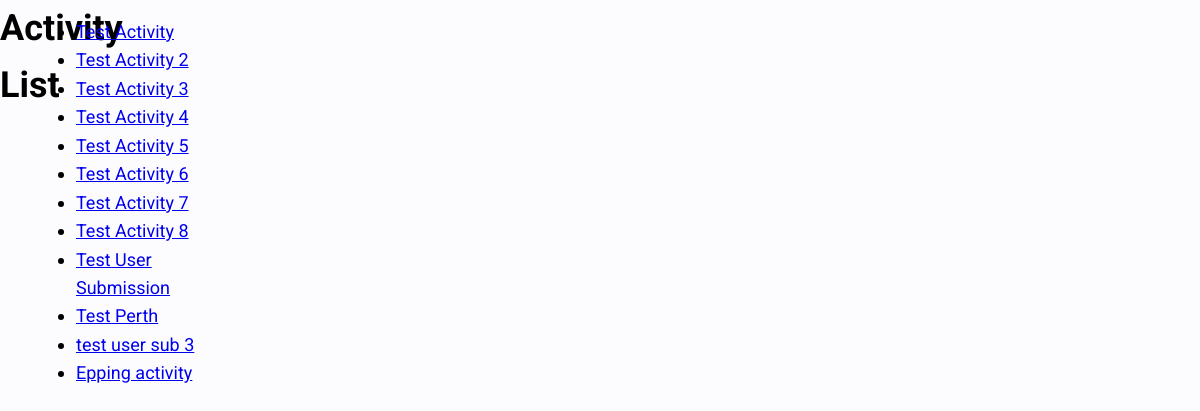
/activities/, run on an earlier commit of the app's database.
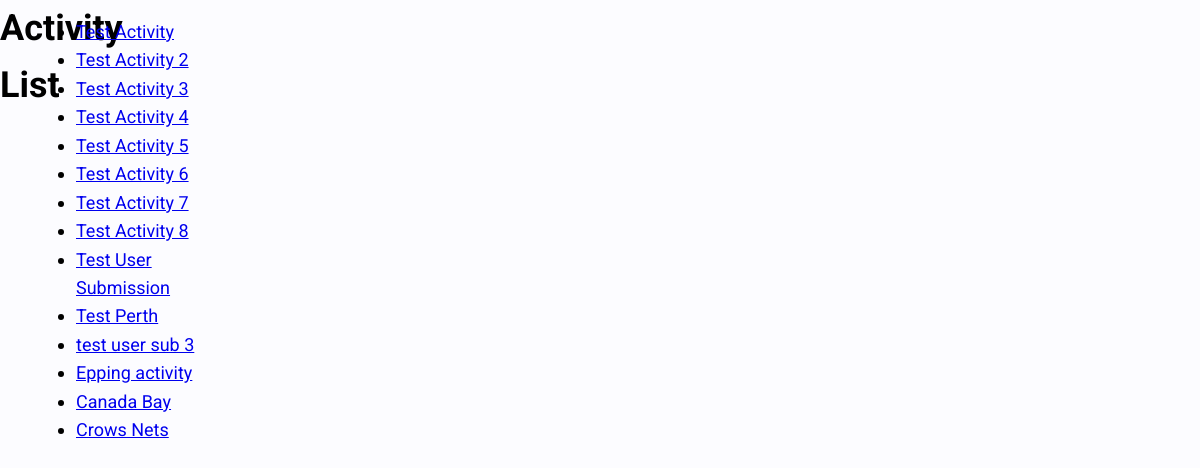
And on a later commit of the database.
### radius/models.py (models this page shows, shortened)
class Activity(models.Model):
    name = models.CharField(max_length=200, help_text='Activity Name')
    description = models.TextField(help_text='Activity Description')
    address = models.CharField(max_length=200, help_text='Activity Address')
    tags = models.ManyToManyField(ActivityTags, help_text='Select Tags')
    id = models.UUIDField(primary_key=True, default=uuid.uuid4,
                          help_text='Activity Key')
    datetime = models.DateTimeField(default=datetime.datetime.now())
    longitude = models.FloatField(default=151.7420)
    latitude = models.FloatField(default=-33.871846)
    image = models.ImageField(upload_to='images/', default='noimage.jpg')
    def get_absolute_url(self):
        return reverse('activity-detail', args=[str(self.id)])

### radius/views.py (the view)
# urls.py: path('activities/', views.ActivityListView.as_view(), name='activities'),
class ActivityListView(generic.ListView):
    model = Activity

### radius/templates/radius/activity_list.html
{% extends "../base.html" %}
{% load static %}
{% block content %}
  <h1>Activity List</h1>
  {% if activity_list %}
  <ul>
    {% for activity in activity_list %}
      <li>
        <a href="{{ activity.get_absolute_url }}">{{ activity.name }}</a>
      </li>
    {% endfor %}
  </ul>
  {% else %}
    <p>Oh No</p>
  {% endif %}
{% endblock %}

### radius/templates/base.html (shortened to what this page needs)
{% load static %}
<!DOCTYPE html>
<html lang="en">
<head>
    <link rel='stylesheet' href='https://api.mapbox.com/mapbox-gl-js/plugins/mapbox-gl-geocoder/v4.7.0/mapbox-gl-geocoder.css' type='text/css'/>
    <link href='https://api.tiles.mapbox.com/mapbox-gl-js/v2.5.0/mapbox-gl.css' rel='stylesheet'/>
    <link rel="stylesheet" href="{% static 'css/style.css' %}">
    <link rel="stylesheet" href="https://cdnjs.cloudflare.com/ajax/libs/font-awesome/5.15.3/css/all.min.css">
</head>
<body>
    <div class="grid-main">
    {% block content %} {% endblock %}
    </div>
</body>
</html>

### radiusproject/static/css/style.css (style rules this page uses)
*, *::before, *::after { box-sizing: border-box; }
:root { --clr-darkGreen: #5EAE66; --clr-lightGreen: #AFDEB4; --clr-green2:#C5ED97; --clr-lightGreen2:#E9FFD0; --clr-text: #000; --clr-grey1: #DBDBE9; --clr-grey2:#F1F1FA; --clr-grey3:#FCFCFF; }
body { background-color: var(--clr-grey3); color: var(--clr-text); font-family: 'Roboto', sans-serif; font-weight: 400; line-height: 1.58; font-size: 14px; padding: 5px, 5px, 5px; min-height:calc(100vh - 2 * 12px); }
html { min-height:100vh; }
h1 { font-weight: bold; margin: 0; }
* { box-sizing: border-box; }
@media (min-width: 641px) { body { margin:0px; font-size:16px; } }
@media (min-width: 641px) { .grid-main { display: grid; grid-template-columns: minmax(1em, 1fr) minmax(5rem,10rem) repeat(2, minmax(10rem, 35rem)) minmax(1em, 1fr); gap: 1em; position: relative; } }
@media (min-width: 1008px) { body { font-size:18px; } }

What changed in the data, as far as the page shows it:
added Activity: name "Canada Bay"
added Activity: name "Crows Nets"
